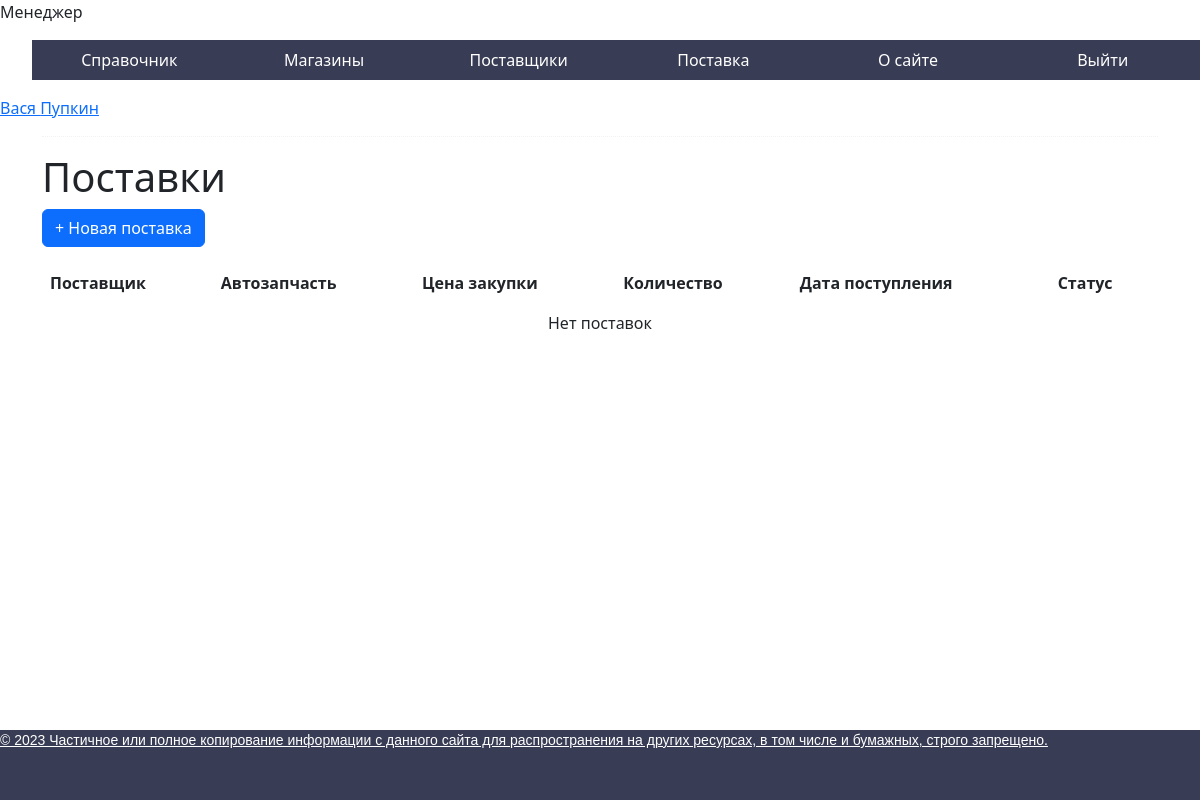
/public/supply/ (signed in), run on an earlier commit of the app's database.
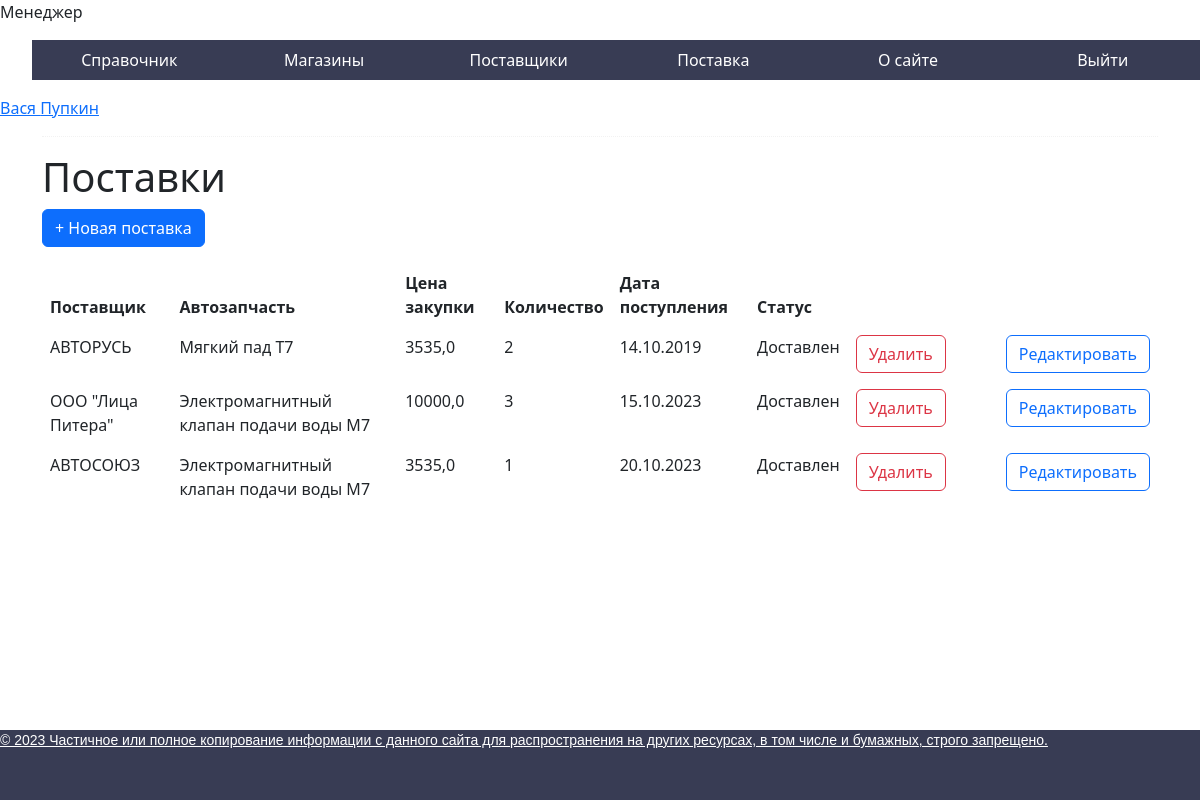
And on a later commit of the database.
### autodocapp/models.py (models this page shows)
class CustomUser(AbstractUser):
    surname = models.CharField(max_length=30, verbose_name='Фамилия')
    last_name = models.CharField(max_length=30, verbose_name='Отчество')
    birth_date = models.DateField(verbose_name='Дата рождения', null=True)
    photo = models.ImageField(upload_to="photos/%Y/%m/%d/", verbose_name='Фотография')

class Supply(models.Model):
    id_supplier = models.ForeignKey('Suppliers', on_delete=models.PROTECT, verbose_name='Поставщик')
    id_AutoParts = models.ForeignKey('AutoParts', on_delete=models.PROTECT, verbose_name='Автозапчасть')
    purchase_price = models.FloatField(verbose_name='Цена закупки')
    quantity = models.IntegerField(verbose_name='Количество')
    delivery_date = models.DateTimeField(verbose_name='Дата поступления')
    status = models.CharField(max_length=30, choices=TYPE)

class Suppliers(models.Model):
    title = models.CharField(max_length=30, verbose_name='Наименование организации')
    INN = models.IntegerField(verbose_name='ИНН')
    CIO = models.IntegerField(verbose_name='КПП')
    FullNameManager = models.CharField(max_length=150, verbose_name='ФИО руководителя')
    telephone = models.CharField(max_length=20, verbose_name='Телефон')
    email = models.CharField(max_length=30, verbose_name='Эл почта')
    def __str__(self):
        return self.title

class AutoParts (models.Model):
    vendor_code = models.CharField(max_length=20, verbose_name='Артикул')
    name = models.CharField(max_length=20, verbose_name='Наименование')
    id_brand_and_models = models.ForeignKey('BrandsAndModels', on_delete=models.PROTECT, verbose_name='Автомобиль')
    id_manufacturer = models.ForeignKey('Manufacturers', on_delete=models.PROTECT, verbose_name='Производитель')
    photo = models.ImageField(upload_to="photos/%Y/%m/%d/", null=True)
    comment = models.TextField(verbose_name='Комментарий')
    def __str__(self):
        return self.name

### autodocapp/views/manager/supply.py (the view)
def PrintSupply(request):
    if request.user.is_authenticated:
        role = CheckRole(request)
        supply = Supply.objects.all()
        autoParts = AutoParts.objects.all()
        suppliers = Suppliers.objects.all()
        context = {
            'role': role,
            'title': 'Поставки',
            'supply': supply,
            'autoParts': autoParts,
            'suppliers': suppliers
        }
        return render(request, 'autodocapp/supply.html', context)
    else:
        return redirect('authorization')

### autodocapp/views/views.py (called while the page is built)
def CheckRole(request):
    user = request.user
    role = str(user.groups.all()[0])
    return role

### autodocapp/templates/autodocapp/supply.html (shortened to what this page needs)
{% extends 'autodocapp/base.html' %}
{% block content %}
<div class="container">
    <div class="col-md-12 well">
        <hr style="border-top:1px dotted #ccc;"/>
        <h1 class="page-header">Поставки</h1>
        <p>
            <button class="btn btn-primary js-create" type="button">
                + Новая поставка
            </button>
        </p>
        <table class="table table-borderless table-hover" id="table">
            <thead>
            <tr>
                <th scope="col">Поставщик</th>
                <th scope="col">Автозапчасть</th>
                <th scope="col">Цена закупки</th>
                <th scope="col">Количество</th>
                <th scope="col">Дата поступления</th>
                <th scope="col">Статус</th>
            </tr>
            </thead>
            <tbody>
            {% for s in supply %}
            <tr class="record">
                {% for supplier in suppliers %}
                {% if s.id_supplier == supplier %}
                <td id="{{ supplier.id }}">{{s.id_supplier}}</td>
                {% endif %}
                {% endfor %}
                {% for a in autoParts %}
                {% if s.id_AutoParts == a %}
                <td id="{{ a.id }}">{{s.id_AutoParts}}</td>
                {% endif %}
                {% endfor %}
                <td>{{s.purchase_price}}</td>
                <td>{{s.quantity}}</td>
                <td>{{s.delivery_date|date:"d.m.Y"}}</td>
                <td>{{s.status}}</td>
                <td style="width: 150px">
                    <a class="btn_delete_record btn-outline-danger" href="">
                        <button class="btn btn-outline-danger">Удалить</button>
                    </a>
                </td>
                <td>
                    <a class="BthEditSupply btn-outline-primary" href="">
                        <button class="btn btn-outline-primary">Редактировать</button>
                    </a>
                </td>
            </tr>
            {% empty %}
            <tr>
                <td class="text-center" colspan="8">Нет поставок</td>
            </tr>
            {% endfor %}
            </tbody>
        </table>
    </div>
</div>
{% endblock %}

### autodocapp/templates/autodocapp/base.html (shortened to what this page needs)
{% load static %}
<!DOCTYPE html>
<html lang="en">
<head>
    <link  href="{% static 'autodocapp/css/styles.css' %}" rel="stylesheet">
    <link  href="{% static 'bootstrap/css/bootstrap.min.css' %}" rel="stylesheet">
</head>
<body>
{% if role == 'Администратор' %}
    <p>Администратор</p>
    <ul class="menu">
        <li><a href="">Автозапчасти</a></li>
        <li><a href="">Автозапчасти в магазине</a></li>
        <li><a href="{% url 'logout' %}">Выйти</a></li>
    </ul>
{% elif role == 'Менеджер' %}
    <p>Менеджер</p>
    <ul class="menu">
        <li><a href="">Справочник</a>
        </li>
        <li><a href="{% url 'store_departments' %}">Магазины</a></li>
        <li><a href="{% url 'suppliers' %}">Поставщики</a></li>
        <li><a href="{% url 'supply' %}">Поставка</a></li>
        <li><a href="">О сайте</a></li>
        <li><a href="{% url 'logout' %}">Выйти</a></li>
    </ul>
{% endif %}
<a href="">{{ user.first_name }} {{ user.surname }}</a>
{% block content %}
{% endblock %}
<div id="footer">
    <p>&copy; 2023 Частичное или полное копирование информации с данного сайта для распространения на других ресурсах, в том числе и бумажных, строго запрещено.</p>
</div>
</body>
</html>

### autodocapp/static/autodocapp/css/styles.css (style rules this page uses)
.menu { display: flex; }
.menu li { width: 200px; list-style: none; background: #383c54; position: relative; }
.menu a { color: #fff; text-decoration: none; display: block; text-align: center; padding: 0 10px; height: 40px; line-height: 40px; transition: all .5s; }
#footer { background: #383c54; color: #aaa; font-size: 14px; font-family: Verdana, Geneva, Arial, Helvetica; text-align: left; overflow: hidden; position:fixed; right:0; bottom:0; width:100%; height: 70px; }
#footer p { text-decoration: underline; color: #fff; }
.container { background-color: #FFFFFF; }

What changed in the data, as far as the page shows it:
added Supply: id_supplier "АВТОРУСЬ", id_AutoParts "Мягкий пад Т7", purchase_price "3535,0", quantity "2", delivery_date "14.10.2019", status "Доставлен"
added Supply: id_supplier "ООО \"Лица Питера\"", id_AutoParts "Электромагнитный клапан подачи воды М7", purchase_price "10000,0", quantity "3", delivery_date "15.10.2023", status "Доставлен"
added Supply: id_supplier "АВТОСОЮЗ", id_AutoParts "Электромагнитный клапан подачи воды М7", purchase_price "3535,0", quantity "1", delivery_date "20.10.2023", status "Доставлен"
Also different on the page:
text no longer shown: "Нет поставок"
